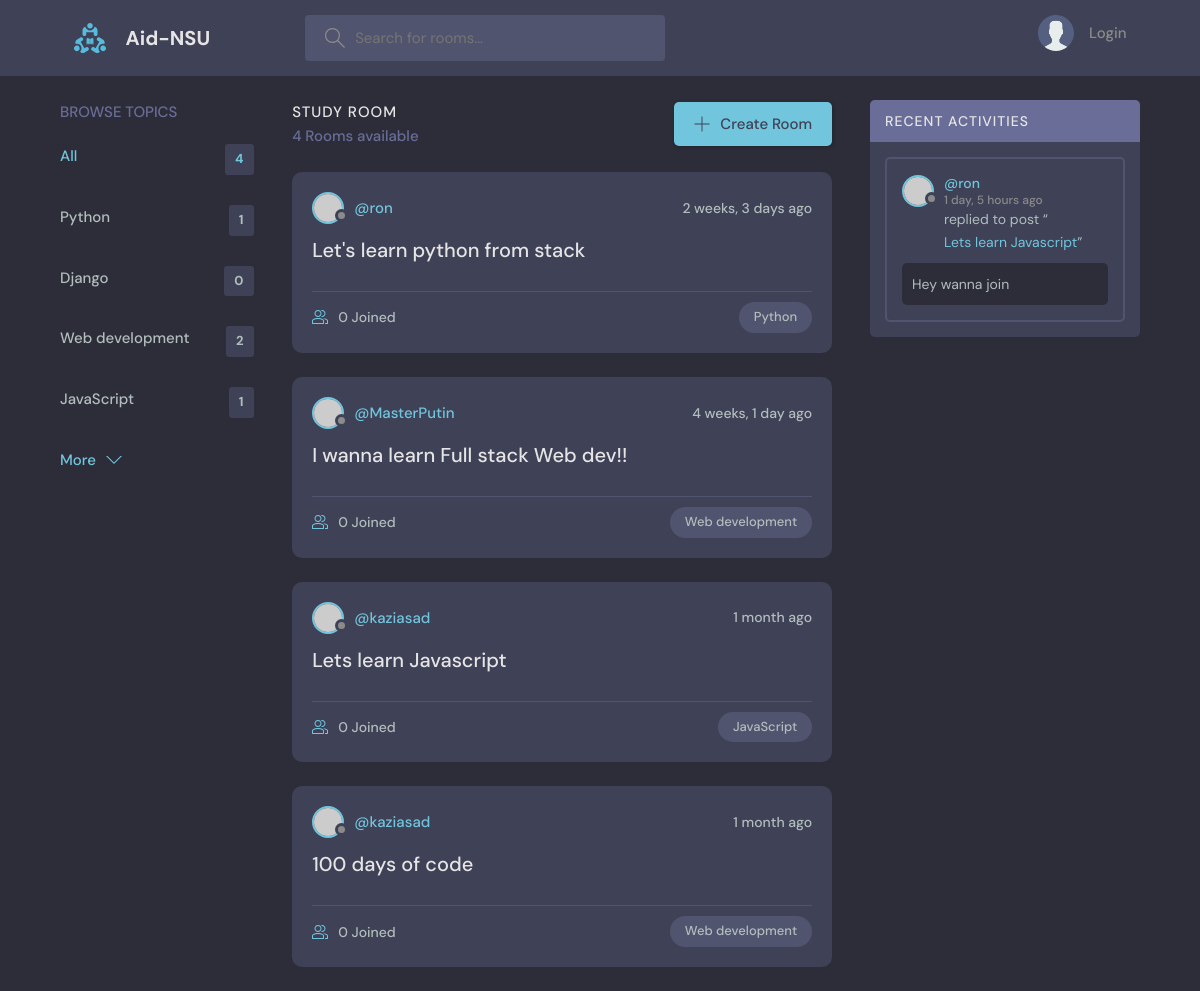
The app's page /, older data.
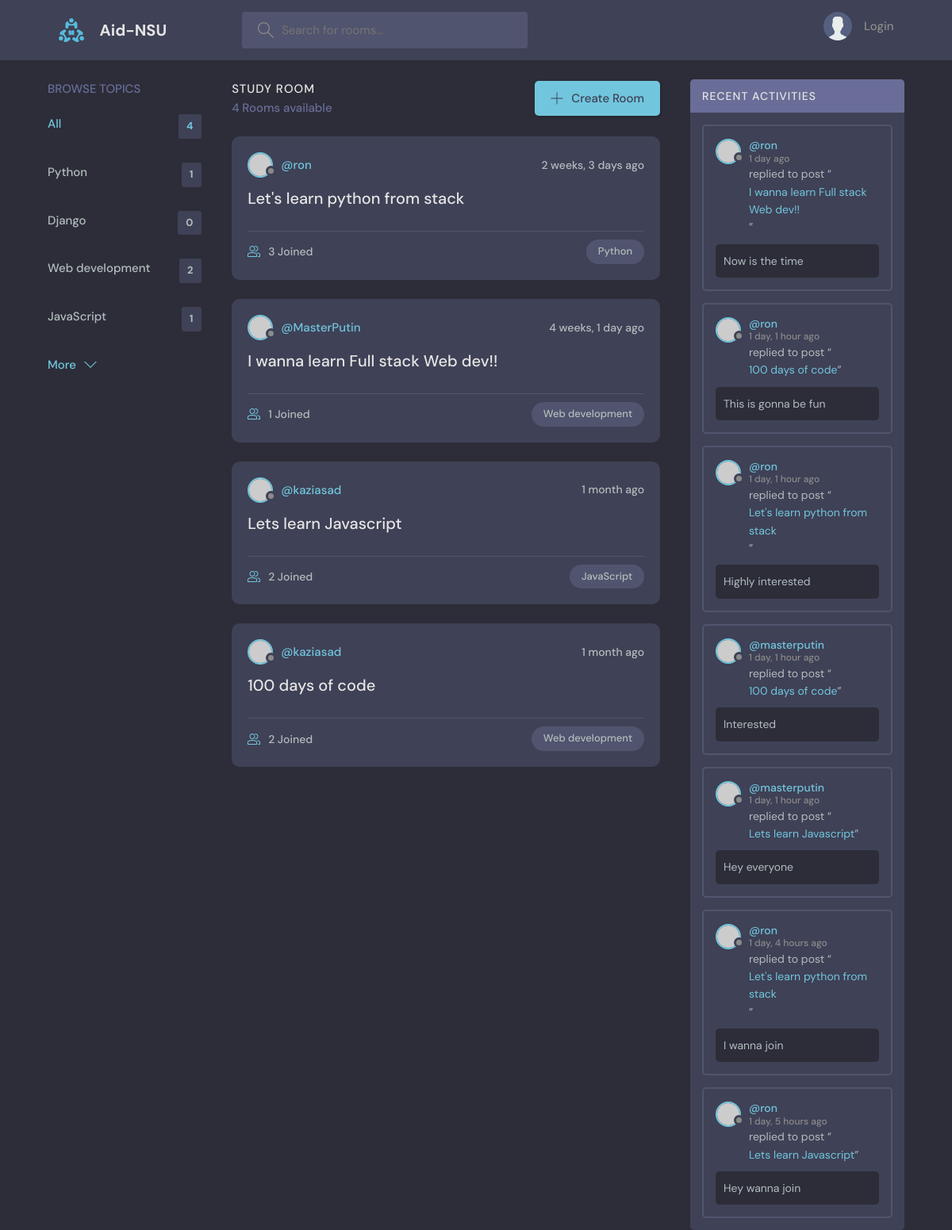
The same page, newer data.
### base/models.py (models this page shows, shortened)
class Topic(models.Model):
    name = models.CharField(max_length=200)

class Room(models.Model):
    host = models.ForeignKey(User, on_delete=models.SET_NULL,null=True)
    topic = models.ForeignKey(Topic, on_delete=models.SET_NULL,null=True)
    name = models.CharField(max_length=200)
    description = models.TextField(null=True, blank=True)
    participants = models.ManyToManyField(User, related_name = 'participants', blank=True)
    updated = models.DateTimeField(auto_now=True)
    created = models.DateTimeField(auto_now_add=True)
    class Meta:
        ordering = ['-updated' , '-created']
    def __str__(self):
        return self.name

class Message(models.Model):
    user = models.ForeignKey(User, on_delete=models.CASCADE)
    room = models.ForeignKey(Room, on_delete=models.CASCADE)
    body = models.TextField()
    updated = models.DateTimeField(auto_now=True)
    created = models.DateTimeField(auto_now_add=True)
    class Meta:
        ordering = ['-updated' , '-created']

### base/views.py (the view)
# urls.py: path('',views.home, name="home"),
def home(request):
    q = request.GET.get('q') if request.GET.get('q') != None else ''
    rooms = Room.objects.filter(
        Q(topic__name__contains=q) |
        Q(name__icontains=q) |
        Q(description__icontains=q)
    )
    topics = Topic.objects.all()
    room_count = rooms.count()
    room_messages = Message.objects.filter(
        Q(room__name__icontains=q))  # Mofidy the activity settings
    context = {'rooms': rooms, 'topics': topics,
               'room_count': room_count, 'room_messages': room_messages}
    return render(request, 'base/home.html', context)

### base/templates/base/home.html (shortened to what this page needs)
{% extends 'main.html' %}
{% block content %}
<main class="layout layout--3">
  <div class="container">
    {% include 'base/topics_component.html' %}
    <div class="roomList">
      <div class="roomList__header">
        <div>
          <h2>Study Room</h2>
          <p>{{room_count}} Rooms available</p>
        </div>
        <a class="btn btn--main" href="{% url 'create-room' %}">
          <svg version="1.1" xmlns="http://www.w3.org/2000/svg" width="32" height="32" viewBox="0 0 32 32">
            <title>add</title>
            <path
              d="M16.943 0.943h-1.885v14.115h-14.115v1.885h14.115v14.115h1.885v-14.115h14.115v-1.885h-14.115v-14.115z">
            </path>
          </svg>
          Create Room
        </a>
      </div>
       {% include 'base/feed_component.html' %}
    </div>
    {% include 'base/activity_component.html' %}
  </div>
</main>
{% endblock %}

### base/templates/base/topics_component.html
<div class="topics">
    <div class="topics__header">
      <h2>Browse Topics</h2>
    </div>
    <ul class="topics__list">
      <li>
        <a href="{% url 'home'%}" class="active">All <span>{{topics.count}}</span></a>
      </li>
      {% for topic in topics %}
      <li>
        <a href=""{% url 'home' %}?q={{topic.name}}">{{topic.name}}<span>{{topic.room_set.all.count}}</span></a>
      </li>
      {% endfor %}
    </ul>
    <a class="btn btn--link" href="topics.html">
      More
      <svg version="1.1" xmlns="http://www.w3.org/2000/svg" width="32" height="32" viewBox="0 0 32 32">
        <title>chevron-down</title>
        <path d="M16 21l-13-13h-3l16 16 16-16h-3l-13 13z"></path>
      </svg>
    </a>
  </div>

### base/templates/base/feed_component.html (shortened to what this page needs)
{% for room in rooms %}
<div class="roomListRoom">
        <div class="roomListRoom__header">
          <a href="{% url 'user-profile' room.host.id %}" class="roomListRoom__author">
            <div class="avatar avatar--small">
              <img src="https://randomuser.me/api/portraits/women/11.jpg" />
            </div>
            <span>@{{room.host.username}}</span>
          </a>
          <div class="roomListRoom__actions">
            <span>{{room.created|timesince}} ago</span>
          </div>
        </div>
        <div class="roomListRoom__content">
          <a href="{% url 'room' room.id %}">{{room.name}}</a>
        </div>
        <div class="roomListRoom__meta">
          <a href="{% url 'room' room.id %}" class="roomListRoom__joined">
            {{room.participants.all.count}} Joined
          </a>
          <p class="roomListRoom__topic">{{room.topic.name}}</p>
        </div>
</div>
{% endfor %}

### base/templates/base/activity_component.html (shortened to what this page needs)
<div class="activities">
    <div class="activities__header">
      <h2>Recent Activities</h2>
    </div>
    {% for message in room_messages %}
    <div class="activities__box">
      <div class="activities__boxHeader roomListRoom__header">
        <a href="{% url 'user-profile' message.user.id %}" class="roomListRoom__author">
          <div class="avatar avatar--small">
            <img src="https://randomuser.me/api/portraits/women/11.jpg" />
          </div>
          <p>
            @{{message.user}}
            <span>{{message.created|timesince}} ago </span>
          </p>
        </a>
      </div>
      <div class="activities__boxContent">
        <p>replied to post “<a href="{% url 'room' message.room.id %}">{{message.room}}</a>”</p>
        <div class="activities__boxRoomContent">
            {{message.body}}
        </div>
      </div>
    </div>
    {% endfor %}
  </div>

Row changes from the older to the newer data that the page shows:
changed Room "Let's learn python from stack": participants.all.count "0" → "3"
computed for Room "I wanna learn Full stack Web dev!!": participants.all.count "0" → "1"
computed for Room "Lets learn Javascript": participants.all.count "0" → "2"
computed for Room "100 days of code": participants.all.count "0" → "2"
added Message: user "ron", created "1 day", room "I wanna learn Full stack Web dev!!", body "Now is the time"
added Message: user "ron", created "1 day, 1 hour", room "100 days of code", body "This is gonna be fun"
added Message: user "ron", created "1 day, 1 hour", room "Let's learn python from stack", body "Highly interested"
added Message: user "masterputin", created "1 day, 1 hour", room "100 days of code", body "Interested"
added Message: user "masterputin", created "1 day, 1 hour", room "Lets learn Javascript", body "Hey everyone"
added Message: user "ron", created "1 day, 4 hours", room "Let's learn python from stack", body "I wanna join"
